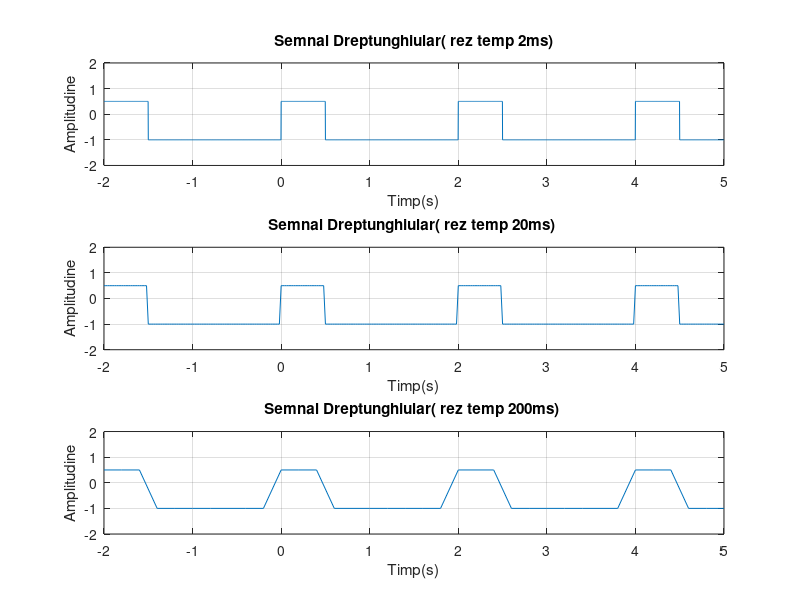

This figure's MATLAB source:
%Se va genera un semnal cu rezolutie temporara de 2ms, 20ms
%200ms pentru un semnal continuu de tipul:
%1. Semnal dreptunghiular periodic cu
%? Perioad?: 2 s.
%? Factor de umplere: 25%.
%? Nivel maxim: +0.5.
%? Nivel minim: -1.

%Rezolutie temporara de 2 ms
t=-2:0.002:5;%intervalul de timp de la -2 secunde la 5 secunde( pentru a 
% afisa mai multe perioare) din 0.002 milisecunde in 0.002 milisecunde 


f=0.5;%frecventa

sq=-0.25+0.75*square((2*pi*f*t),25);
%Amplitudinea varf la varf este 1.5, daca impartim 1.5 la 2 obtinem
%0.75. Deci +0.75 o sa fie nivelul maxim.Pentru a cobori semnalul cu
%0.25 astfel incat sa avem nivelul maxim 0.5 scadem 0.25 din variabila sq.

subplot(3,1,1)

plot(t,sq),grid,axis([-2 5 -2 2]),xlabel('Timp(s)'),ylabel('Amplitudine')
title('Semnal Dreptunghiular( rez temp 2ms)');
%Cu functia plot afisam graficul lui sq in functie de t.Functia axis
%mareste axa x si y. Xlabel ne permite sa denumim axa x. Ylabel ne permite
%sa denumim axa y. Title ne permite sa denumim graficul obtinut.

%Rezolutie temporara de 20 ms
t=-2:0.02:5;
f=0.5;
sq=-0.25+0.75*square((2*pi*f*t),25);
subplot(3,1,2)
plot(t,sq),grid,axis([-2 5 -2 2]),xlabel('Timp(s)'),ylabel('Amplitudine')
title('Semnal Dreptunghiular( rez temp 20ms) ');

%Rezolutie temporara de 200 ms
t=-2:0.2:5;
f=0.5;
sq=-0.25+0.75*square((2*pi*f*t),25);
subplot(3,1,3)
plot(t,sq),grid,axis([-2 5 -2 2]),xlabel('Timp(s)'),ylabel('Amplitudine')
title('Semnal Dreptunghiular( rez temp 200ms) ');

